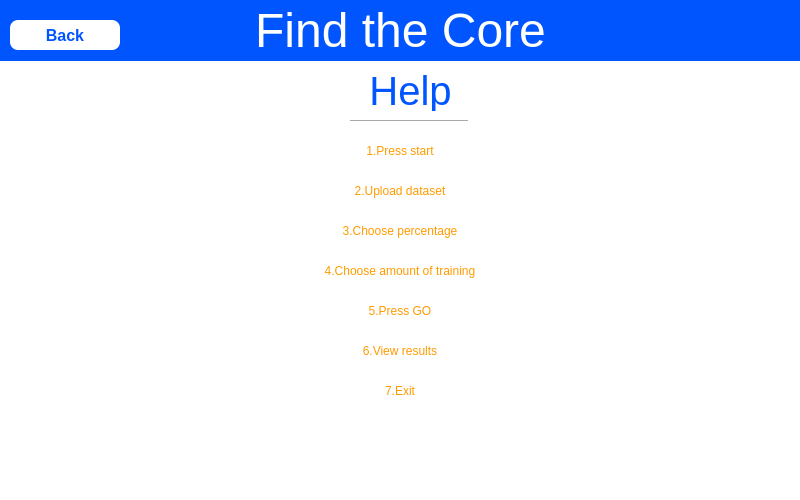
<?xml version="1.0" encoding="UTF-8"?>
<ui version="4.0">
 <class>MainWindow</class>
 <widget class="QDialog" name="MainWindow">
  <property name="geometry">
   <rect>
    <x>0</x>
    <y>0</y>
    <width>800</width>
    <height>500</height>
   </rect>
  </property>
  <property name="windowTitle">
   <string>Dialog</string>
  </property>
  <property name="styleSheet">
   <string notr="true">background-color:rgb(255, 255, 255);</string>
  </property>
  <widget class="QLabel" name="label">
   <property name="geometry">
    <rect>
     <x>0</x>
     <y>0</y>
     <width>801</width>
     <height>61</height>
    </rect>
   </property>
   <property name="styleSheet">
    <string notr="true">background-color:rgb(0, 85, 255);
</string>
   </property>
   <property name="text">
    <string>&lt;html&gt;&lt;head/&gt;&lt;body&gt;&lt;p align=&quot;center&quot;&gt;&lt;span style=&quot; font-size:36pt; color:#ffffff;&quot;&gt;Find the Core&lt;/span&gt;&lt;/p&gt;&lt;/body&gt;&lt;/html&gt;</string>
   </property>
  </widget>
  <widget class="QPushButton" name="backB">
   <property name="enabled">
    <bool>true</bool>
   </property>
   <property name="geometry">
    <rect>
     <x>10</x>
     <y>20</y>
     <width>110</width>
     <height>30</height>
    </rect>
   </property>
   <property name="styleSheet">
    <string notr="true">background-color:rgb(255, 255, 255);
font-size:16px;
font-weight:bold;
border-radius:8px;
color:rgb(0, 85, 255);</string>
   </property>
   <property name="text">
    <string>Back</string>
   </property>
  </widget>
  <widget class="QLabel" name="label_4">
   <property name="geometry">
    <rect>
     <x>0</x>
     <y>130</y>
     <width>800</width>
     <height>41</height>
    </rect>
   </property>
   <property name="styleSheet">
    <string notr="true">font: 15pt &quot;MS Shell Dlg 2&quot;;
color:rgb(255, 155, 0);
background-color:none;</string>
   </property>
   <property name="text">
    <string>1.Press start</string>
   </property>
   <property name="alignment">
    <set>Qt::AlignCenter</set>
   </property>
  </widget>
  <widget class="QLabel" name="label_5">
   <property name="geometry">
    <rect>
     <x>0</x>
     <y>170</y>
     <width>800</width>
     <height>41</height>
    </rect>
   </property>
   <property name="styleSheet">
    <string notr="true">font: 15pt &quot;MS Shell Dlg 2&quot;;
color:rgb(255, 155, 0);
background-color:none;</string>
   </property>
   <property name="text">
    <string>2.Upload dataset</string>
   </property>
   <property name="alignment">
    <set>Qt::AlignCenter</set>
   </property>
  </widget>
  <widget class="QLabel" name="label_6">
   <property name="geometry">
    <rect>
     <x>0</x>
     <y>210</y>
     <width>800</width>
     <height>41</height>
    </rect>
   </property>
   <property name="styleSheet">
    <string notr="true">font: 15pt &quot;MS Shell Dlg 2&quot;;
color:rgb(255, 155, 0);
background-color:none;</string>
   </property>
   <property name="text">
    <string>3.Choose percentage</string>
   </property>
   <property name="alignment">
    <set>Qt::AlignCenter</set>
   </property>
  </widget>
  <widget class="QLabel" name="label_7">
   <property name="geometry">
    <rect>
     <x>0</x>
     <y>250</y>
     <width>800</width>
     <height>41</height>
    </rect>
   </property>
   <property name="styleSheet">
    <string notr="true">font: 15pt &quot;MS Shell Dlg 2&quot;;
color:rgb(255, 155, 0);
background-color:none;</string>
   </property>
   <property name="text">
    <string>4.Choose amount of training</string>
   </property>
   <property name="alignment">
    <set>Qt::AlignCenter</set>
   </property>
  </widget>
  <widget class="QLabel" name="label_8">
   <property name="geometry">
    <rect>
     <x>0</x>
     <y>290</y>
     <width>800</width>
     <height>41</height>
    </rect>
   </property>
   <property name="styleSheet">
    <string notr="true">font: 15pt &quot;MS Shell Dlg 2&quot;;
color:rgb(255, 155, 0);
background-color:none;</string>
   </property>
   <property name="text">
    <string>5.Press GO</string>
   </property>
   <property name="alignment">
    <set>Qt::AlignCenter</set>
   </property>
  </widget>
  <widget class="QLabel" name="label_9">
   <property name="geometry">
    <rect>
     <x>0</x>
     <y>330</y>
     <width>800</width>
     <height>41</height>
    </rect>
   </property>
   <property name="styleSheet">
    <string notr="true">font: 15pt &quot;MS Shell Dlg 2&quot;;
color:rgb(255, 155, 0);
background-color:none;</string>
   </property>
   <property name="text">
    <string>6.View results</string>
   </property>
   <property name="alignment">
    <set>Qt::AlignCenter</set>
   </property>
  </widget>
  <widget class="Line" name="line">
   <property name="geometry">
    <rect>
     <x>350</x>
     <y>120</y>
     <width>118</width>
     <height>3</height>
    </rect>
   </property>
   <property name="orientation">
    <enum>Qt::Horizontal</enum>
   </property>
  </widget>
  <widget class="QLabel" name="background">
   <property name="geometry">
    <rect>
     <x>-870</x>
     <y>-150</y>
     <width>1871</width>
     <height>641</height>
    </rect>
   </property>
   <property name="minimumSize">
    <size>
     <width>1871</width>
     <height>0</height>
    </size>
   </property>
   <property name="styleSheet">
    <string notr="true">background-image:url(:/newPrefix/app_bg.jpg);</string>
   </property>
   <property name="text">
    <string/>
   </property>
   <property name="pixmap">
    <pixmap>app_bg.jpg</pixmap>
   </property>
  </widget>
  <widget class="QLabel" name="label_10">
   <property name="geometry">
    <rect>
     <x>360</x>
     <y>70</y>
     <width>101</width>
     <height>41</height>
    </rect>
   </property>
   <property name="font">
    <font>
     <family>MS Shell Dlg 2</family>
     <pointsize>30</pointsize>
     <weight>50</weight>
     <italic>false</italic>
     <bold>false</bold>
     <kerning>true</kerning>
    </font>
   </property>
   <property name="styleSheet">
    <string notr="true">color:rgb(0, 85, 255);
background-color:none;</string>
   </property>
   <property name="text">
    <string>Help</string>
   </property>
   <property name="scaledContents">
    <bool>false</bool>
   </property>
   <property name="alignment">
    <set>Qt::AlignCenter</set>
   </property>
  </widget>
  <widget class="QLabel" name="label_12">
   <property name="geometry">
    <rect>
     <x>0</x>
     <y>370</y>
     <width>800</width>
     <height>41</height>
    </rect>
   </property>
   <property name="styleSheet">
    <string notr="true">font: 15pt &quot;MS Shell Dlg 2&quot;;
color:rgb(255, 155, 0);
background-color:none;</string>
   </property>
   <property name="text">
    <string>7.Exit</string>
   </property>
   <property name="alignment">
    <set>Qt::AlignCenter</set>
   </property>
  </widget>
  <zorder>background</zorder>
  <zorder>label</zorder>
  <zorder>backB</zorder>
  <zorder>label_4</zorder>
  <zorder>label_5</zorder>
  <zorder>label_6</zorder>
  <zorder>label_7</zorder>
  <zorder>label_8</zorder>
  <zorder>label_9</zorder>
  <zorder>line</zorder>
  <zorder>label_10</zorder>
  <zorder>label_12</zorder>
 </widget>
 <resources>
  <include location="bkg_qrc.qrc"/>
 </resources>
 <connections/>
</ui>
